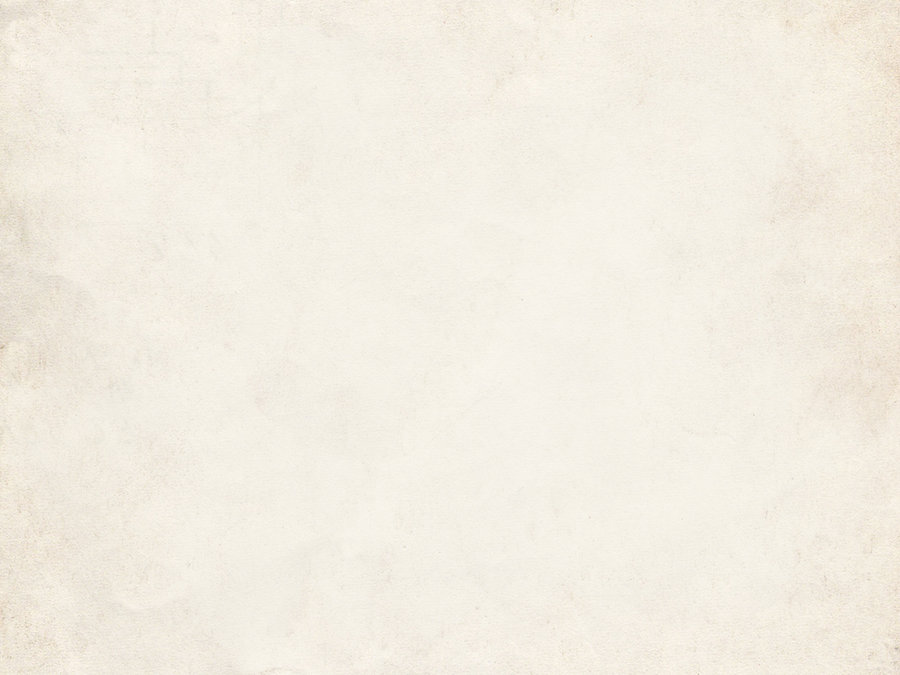
#> input picture backgrounds/paper_texture_stock_by_omg009-d4q4wu0.jpg, 900 x 675 px; its folder holds only this picture in this run
$ python make_defintion_image.py backgrounds/paper_texture_stock_by_omg009-d4q4wu0.jpg   (Python 2 division)   (older library calls are emulated)
#> lines starting #> are read from the running program, lines starting #| are printed output that depends on the picture
from PIL import Image
from PIL import ImageDraw
from PIL import ImageFont
import textwrap

import os
import random

height = 220
width = 440

def get_random_file(path):
  """
  Returns a random filename, chosen among the files of the given path.
  """
  files = os.listdir(path)
  index = random.randrange(0, len(files))
  return files[index]

def max_fontsize_for_box(draw, fontfile, text, max_width, max_height):
  s = 100
  w = max_width + 1
  h = max_height + 1

  print 'drawing %s' % text

  while w > max_width or h > max_height:
    font = ImageFont.truetype(fontfile, s)
    w, h = draw.textsize(text, font=font)
#    print 'at size %s, w: %s, h: %s' % (s, w, h)
    s -= 1

  return (font, s, w, h)

def make(word, definition):
#> called with definition = ''
  img = Image.new('RGBA', (width, height), (255, 255, 255, 255))
#> img: PIL image 440x220 RGBA; every value is 255
  draw = ImageDraw.Draw(img)

  # put down background
  bg_dir = os.path.dirname(os.path.realpath(__file__)) + '/' + 'backgrounds'
  bg_file = get_random_file(bg_dir)
  print bg_file
  bg = Image.open(bg_dir + '/' + bg_file)
#> bg is the input picture: PIL image 900x675 RGB; mean R, G, B 242.7, 237.5, 226.2
  img.paste(bg, (0, 0))
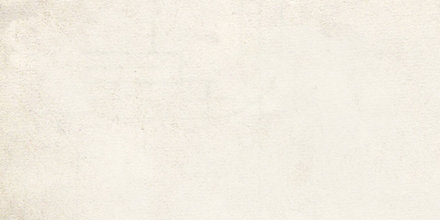
#> img: PIL image 440x220 RGBA; mean R, G, B, A 243.1, 237.7, 226.6, 255

  # calculate word size
  word_fontfile = os.path.dirname(os.path.realpath(__file__)) + '/' + 'fonts/Times New Roman.ttf'
  print word_fontfile
  (word_font, word_size, word_width, word_height) = max_fontsize_for_box(draw, word_fontfile, word, width*0.625, height*0.25)
#> word_size = 10; word_width = 268; word_height = 12

  # calculate definition size
  definition_lines = textwrap.wrap(definition, 40)
  wrapped_definition = '\n'.join(definition_lines)

  (definition_font, definition_size, definition_width, definition_height) = max_fontsize_for_box(
    draw, word_fontfile, wrapped_definition, width * 0.75, height * 0.5)
#> definition_size = 99; definition_width = 0; definition_height = 0

  definition_height_padding = height * 0.10
  total_height = word_height + definition_height + definition_height_padding
#> total_height = 34

  # draw word we are defining
  word_x = (width - word_width) / 2
#> word_x = 86
  word_y = (height - total_height) / 2
#> word_y = 93
  draw.text((word_x, word_y), word, font=word_font, fill='black')

  # draw definition
  definition_x = (width - definition_width) / 2
#> definition_x = 220
  definition_y = word_y + word_height + definition_height_padding
#> definition_y = 127
  draw.text((definition_x, definition_y), wrapped_definition, font=definition_font, fill='black')

  return img

import sys
def main():
  img = make(sys.argv[1], ' '.join(sys.argv[2:]))
  img.show()

if __name__ == "__main__":
  main()
